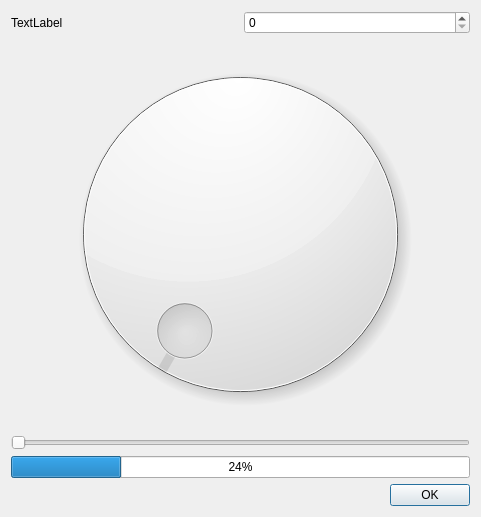
<?xml version="1.0" encoding="UTF-8"?>
<ui version="4.0">
 <class>Dialog</class>
 <widget class="QDialog" name="Dialog">
  <property name="geometry">
   <rect>
    <x>0</x>
    <y>0</y>
    <width>481</width>
    <height>517</height>
   </rect>
  </property>
  <property name="windowTitle">
   <string>Dialog</string>
  </property>
  <layout class="QVBoxLayout" name="verticalLayout">
   <item>
    <layout class="QHBoxLayout" name="horizontalLayout">
     <item>
      <widget class="QLabel" name="label">
       <property name="text">
        <string>TextLabel</string>
       </property>
      </widget>
     </item>
     <item>
      <widget class="QSpinBox" name="spinBox"/>
     </item>
    </layout>
   </item>
   <item>
    <widget class="QDial" name="dial"/>
   </item>
   <item>
    <widget class="QSlider" name="horizontalSlider">
     <property name="orientation">
      <enum>Qt::Horizontal</enum>
     </property>
    </widget>
   </item>
   <item>
    <widget class="QProgressBar" name="progressBar">
     <property name="value">
      <number>24</number>
     </property>
    </widget>
   </item>
   <item>
    <widget class="QDialogButtonBox" name="buttonBox">
     <property name="standardButtons">
      <set>QDialogButtonBox::Ok</set>
     </property>
    </widget>
   </item>
  </layout>
 </widget>
 <resources/>
 <connections>
  <connection>
   <sender>spinBox</sender>
   <signal>valueChanged(int)</signal>
   <receiver>dial</receiver>
   <slot>setValue(int)</slot>
   <hints>
    <hint type="sourcelabel">
     <x>283</x>
     <y>111</y>
    </hint>
    <hint type="destinationlabel">
     <x>237</x>
     <y>272</y>
    </hint>
   </hints>
  </connection>
  <connection>
   <sender>spinBox</sender>
   <signal>valueChanged(int)</signal>
   <receiver>horizontalSlider</receiver>
   <slot>setValue(int)</slot>
   <hints>
    <hint type="sourcelabel">
     <x>372</x>
     <y>114</y>
    </hint>
    <hint type="destinationlabel">
     <x>300</x>
     <y>440</y>
    </hint>
   </hints>
  </connection>
  <connection>
   <sender>spinBox</sender>
   <signal>valueChanged(int)</signal>
   <receiver>progressBar</receiver>
   <slot>setValue(int)</slot>
   <hints>
    <hint type="sourcelabel">
     <x>370</x>
     <y>119</y>
    </hint>
    <hint type="destinationlabel">
     <x>392</x>
     <y>456</y>
    </hint>
   </hints>
  </connection>
  <connection>
   <sender>dial</sender>
   <signal>valueChanged(int)</signal>
   <receiver>spinBox</receiver>
   <slot>setValue(int)</slot>
   <hints>
    <hint type="sourcelabel">
     <x>169</x>
     <y>230</y>
    </hint>
    <hint type="destinationlabel">
     <x>274</x>
     <y>109</y>
    </hint>
   </hints>
  </connection>
  <connection>
   <sender>horizontalSlider</sender>
   <signal>valueChanged(int)</signal>
   <receiver>dial</receiver>
   <slot>setValue(int)</slot>
   <hints>
    <hint type="sourcelabel">
     <x>203</x>
     <y>436</y>
    </hint>
    <hint type="destinationlabel">
     <x>209</x>
     <y>420</y>
    </hint>
   </hints>
  </connection>
  <connection>
   <sender>horizontalSlider</sender>
   <signal>valueChanged(int)</signal>
   <receiver>spinBox</receiver>
   <slot>setValue(int)</slot>
   <hints>
    <hint type="sourcelabel">
     <x>243</x>
     <y>438</y>
    </hint>
    <hint type="destinationlabel">
     <x>284</x>
     <y>119</y>
    </hint>
   </hints>
  </connection>
  <connection>
   <sender>dial</sender>
   <signal>valueChanged(int)</signal>
   <receiver>progressBar</receiver>
   <slot>setValue(int)</slot>
   <hints>
    <hint type="sourcelabel">
     <x>148</x>
     <y>418</y>
    </hint>
    <hint type="destinationlabel">
     <x>149</x>
     <y>455</y>
    </hint>
   </hints>
  </connection>
  <connection>
   <sender>horizontalSlider</sender>
   <signal>valueChanged(int)</signal>
   <receiver>progressBar</receiver>
   <slot>setValue(int)</slot>
   <hints>
    <hint type="sourcelabel">
     <x>121</x>
     <y>438</y>
    </hint>
    <hint type="destinationlabel">
     <x>125</x>
     <y>461</y>
    </hint>
   </hints>
  </connection>
 </connections>
</ui>
